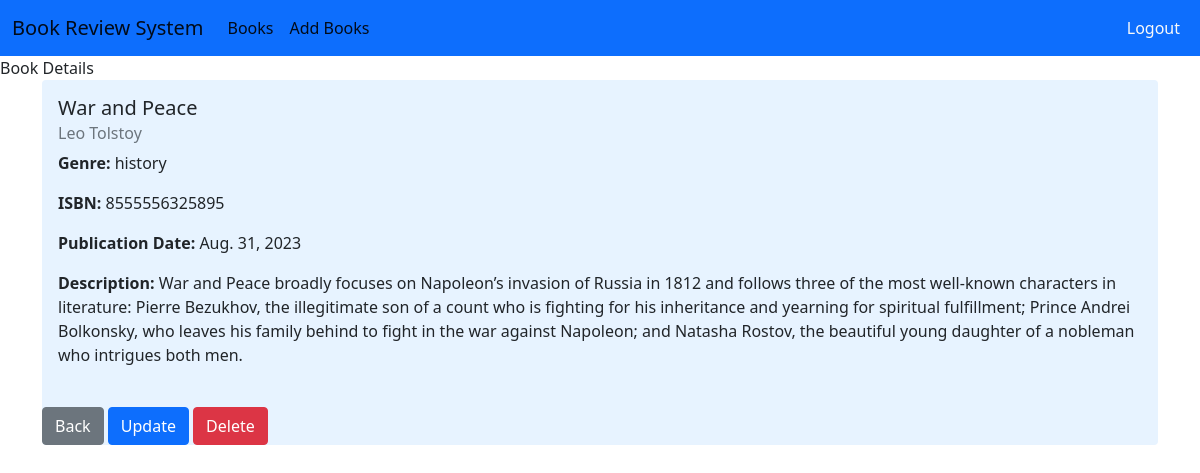
The app's page /book/detail/6/ (signed in) with its own data.
### book/models.py (models this page shows, shortened)
class Book(models.Model):
    GENRE_CHOICES = [
        ('fiction','Fiction'),
        ('non-fiction','Non-Fiction'),
        ('science','Science'),
        ('technology','Technology'),
        ('history','History'),
        ('other','Other')
    ]
    title = models.CharField(max_length=100)
    author = models.CharField(max_length=100)
    description = models.TextField()
    genre = models.CharField(max_length=20,choices=GENRE_CHOICES)
    isbn = models.CharField('ISBN',max_length=13,unique=True)
    publish_date = models.DateField()
    average_rating = models.DecimalField(
        max_digits=3,
        decimal_places=2,
        validators=[MaxValueValidator(5),MinValueValidator(0)],
        default=0
        )
    created_at = models.DateTimeField(auto_now_add=True)
    updated_at = models.DateTimeField(auto_now=True)

### book/views.py (the view)
# urls.py: path('detail/<int:id>/',book_detail,name='book-detail'),
@login_required(login_url='login')
def book_detail(request,id):
    book = Book.objects.get(id=id)
    return render(request,'book/book_detail.html',{'book':book})

### book/templates/book/book_detail.html (shortened to what this page needs)
{% include "base.html" %}
{% block content %}
<div class="container">
    <div class="card">
        <div class="card-body">
            <h5 class="card-title">{{ book.title }}</h5>
            <h6 class="card-subtitle mb-2 text-muted">{{ book.author }}</h6>
            <p class="card-text"><strong>Genre:</strong> {{ book.genre }}</p>
            <p class="card-text"><strong>ISBN:</strong> {{ book.isbn }}</p>
            <p class="card-text"><strong>Publication Date:</strong> {{ book.publish_date }}</p>
            <p class="card-text"><strong>Description:</strong> {{ book.description }}</p>
        </div>
        <div class="mt-4">
            <a href="{% url 'book-list' %}" class="btn btn-secondary">Back</a>
            <a href="{% url 'book-update' book.id %}" class="btn btn-primary">Update</a>
            <a href="{% url 'book-delete' book.id %}" class="btn btn-danger">Delete</a>
        </div>
    </div>
</div>
{% endblock content %}

### book/templates/book/book_detail.html (style rules this page uses)
.card { background-color: #e7f3ff; border: none; }

### records on screen
Book: title "War and Peace", author "Leo Tolstoy", genre "history", isbn "8555556325895", publish_date "Aug. 31, 2023", description "War and Peace broadly focuses on Napoleon’s invasion of Russia in 1812 and follows three of the most well-known characters in literature: Pierre Bezukhov, the illegitimate son of a count who is fighting for his inheritance and yearning for spiritual fulfillment; Prince Andrei Bolkonsky, who leaves his family behind to fight in the war against Napoleon; and Natasha Rostov, the beautiful young daughter of a nobleman who intrigues both men."
